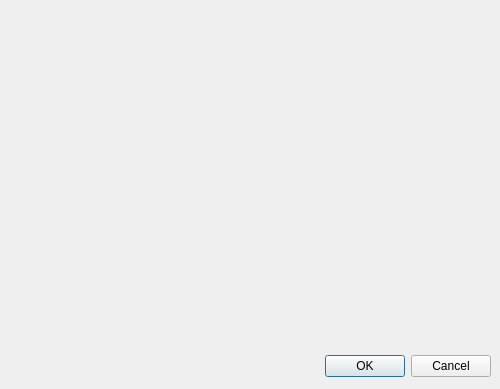
<?xml version="1.0" encoding="UTF-8"?>
<ui version="4.0">
 <class>SettingsDialog</class>
 <widget class="QDialog" name="SettingsDialog">
  <property name="geometry">
   <rect>
    <x>0</x>
    <y>0</y>
    <width>500</width>
    <height>389</height>
   </rect>
  </property>
  <property name="windowTitle">
   <string>Configuration Settings</string>
  </property>
  <widget class="QDialogButtonBox" name="buttonBox">
   <property name="geometry">
    <rect>
     <x>150</x>
     <y>350</y>
     <width>341</width>
     <height>32</height>
    </rect>
   </property>
   <property name="orientation">
    <enum>Qt::Horizontal</enum>
   </property>
   <property name="standardButtons">
    <set>QDialogButtonBox::Cancel|QDialogButtonBox::Ok</set>
   </property>
  </widget>
 </widget>
 <resources/>
 <connections>
  <connection>
   <sender>buttonBox</sender>
   <signal>accepted()</signal>
   <receiver>SettingsDialog</receiver>
   <slot>accept()</slot>
   <hints>
    <hint type="sourcelabel">
     <x>248</x>
     <y>254</y>
    </hint>
    <hint type="destinationlabel">
     <x>157</x>
     <y>274</y>
    </hint>
   </hints>
  </connection>
  <connection>
   <sender>buttonBox</sender>
   <signal>rejected()</signal>
   <receiver>SettingsDialog</receiver>
   <slot>reject()</slot>
   <hints>
    <hint type="sourcelabel">
     <x>316</x>
     <y>260</y>
    </hint>
    <hint type="destinationlabel">
     <x>286</x>
     <y>274</y>
    </hint>
   </hints>
  </connection>
 </connections>
</ui>
